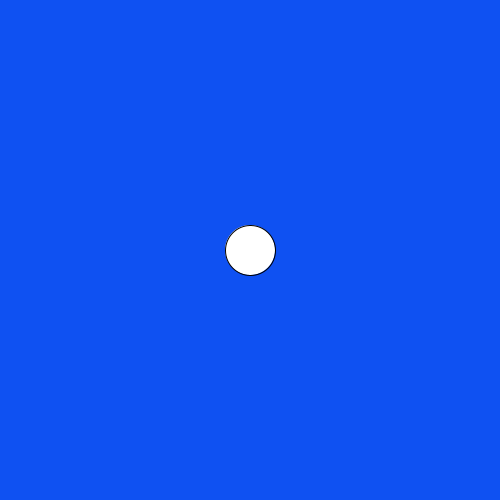
Frame 1 (no input)
Frame 60 (the mouse pressed at the canvas centre just before this capture): identical to frame 1, image omitted
Frame 120 (the mouse held since frame 60 and released just before this capture): identical to frame 1, image omitted

The Processing sketch that drew this single still picture (run headless with seeded random() and noise(); from frame 60 on, the mouse is pressed at the canvas centre):

// Processing sketch: slippery_dot
// ── slippery_dot.pde

 // Make a slippery dot. When you click on the dot it will slide to a new location.
 
 
 // 1. Create three integer variables to represent the x, y, and the size of the ellipse
       
    void setup() {
      // 2. Set the size of your sketch
    size (500,500);
    }
    
    void draw() {
    
      // 3. Set the background color of your sketch
      background(#0F51F2);
      // 4. Draw an ellipse using the variables created at the top of the sketch for the location and size of your ellipse. 
      //    Make sure it fits in the window. Change the variables if it does not.
    ellipse(250,250,50,50);
    
    }
    
    /******** This method gets called automatically when you press the mouse ************/
    void mousePressed() {
      //5. Create an integer variable called distance
      
      //6. The getDistanceFromMouse() method below returns a number.
      //   Set the value of your distance variable to the value returned by the getDistance method
      //   You will need to pass the x and y location of your ellipse to this method.
        
          
      //7.  Use an if statement to check if your distance variable is < the radius of the ellipse
      //    If it is, make a new x AND y for the ellipse, for a new random location on the window
      //    Hint: Use code like this      x = (int) random(width);
       
      
    }
    
    /********  This method gives you the number of pixels between the mouse and the x,y point ***********/
    int getDistanceFromMouse(int x, int y) {
      return (int)Math.sqrt(Math.pow((mouseX-x),2) + Math.pow((mouseY-y),2));
    }
